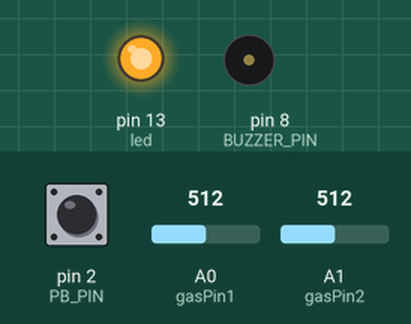
A sketch run on a simulated Arduino Uno, built for the host (arithmetic inside an expression is 32-bit, double 64-bit). Parts: output pins drawn as LEDs (lit = HIGH), buzzer (waves = sounding, pin HIGH). The test bench sets the inputs (shaded band); at power-on: pin 2 (PB_PIN) HIGH, A0 (gasPin1) = 512, A1 (gasPin2) = 512. WiFi joins after 1.5 s; servers stay silent unless stated.

Above: at 0.1 s.
At 1.9 s:
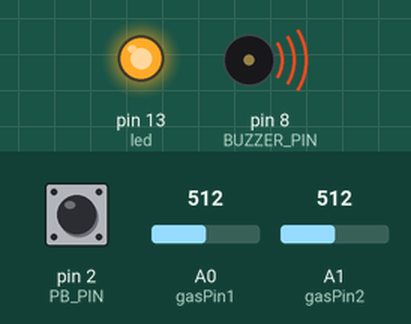
Timing chart, 0 to 3.4 s (numbered marks = the images above):
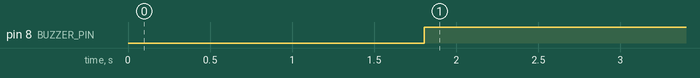

Measured:
- by itself, pin 8 (BUZZER_PIN): LOW → HIGH at 1.8 s

The sketch:

blynk_master_v2.ino
```cpp
#define BLYNK_PRINT SwSerial
#include <Wire.h>
#include <SoftwareSerial.h>
SoftwareSerial SwSerial(10, 11); // RX, TX

#include <BlynkSimpleStream.h>

char auth[] = "3abc00e4e9b24264beec6e24a1d62665";

BlynkTimer timer;

const int PB_PIN = 2;
const int TRANSIENT_PERIOD = 10;
boolean transientPeriodStarted = false;
boolean condition = false;
boolean bPressAccepted = false;
unsigned long timeRef = 0;


int gasPin1 = A0;
int gasPin2 = A1;

int BUZZER_PIN = 8;
int led = 13;

const byte MY_ADDRESS = 42; // Gas Master's address

void setup() {
  Wire.begin(MY_ADDRESS);
  Wire.onRequest(requestEvent);
  pinMode(BUZZER_PIN, OUTPUT);
  pinMode(led, OUTPUT);
  pinMode(gasPin1, INPUT);
  pinMode(gasPin2, INPUT);
  digitalWrite(led, HIGH);

  pinMode(PB_PIN, INPUT_PULLUP);  // Enables the internal pull-up resistor

  timer.setInterval(500L, myTimerEvent);
  SwSerial.begin(9600);
  Serial.begin(9600);
  Blynk.begin(Serial, auth);
}

void loop() {
    if (digitalRead(PB_PIN) == LOW){

      if (!transientPeriodStarted){
        transientPeriodStarted = true;
        timeRef = millis();
      }

      else if (!bPressAccepted && (unsigned long)(millis() - timeRef) > TRANSIENT_PERIOD){
        condition = !condition;
        bPressAccepted = true;
      }
    }
    else{
      transientPeriodStarted = false;
      bPressAccepted = false;
    }
    Blynk.run();
    timer.run();
}

void requestEvent() {
  if (!condition){
    //Serial.println("Received request");
    digitalWrite(led, HIGH);
    Wire.write(1);
  }
  else {
    digitalWrite(led, LOW);
    while(true);
  }
}

void myTimerEvent() {
  int val_1 = analogRead(gasPin1);
  val_1 = map(val_1, 0, 1023, 0, 255);
  int val_2 = analogRead(gasPin2);
  val_2 = map(val_2, 0, 1023, 0, 255);

  boolean isDanger_1 = val_1 > 25;
  boolean isDanger_2 = val_2 > 50;

  Blynk.virtualWrite(V0, isDanger_1?"BAHAYA":"AMAN");
  Blynk.virtualWrite(V1, val_1);
  Blynk.virtualWrite(V2, isDanger_2?"BAHAYA":"AMAN");
  Blynk.virtualWrite(V3, val_2);
  Blynk.virtualWrite(V4, "MASTER");

  if (isDanger_1 || isDanger_2) {
    digitalWrite(BUZZER_PIN , HIGH);
    Blynk.notify("Terjadi kebocoran gas berbahaya!!");
  }
  else{
    digitalWrite(BUZZER_PIN , LOW);
  }
}
```
